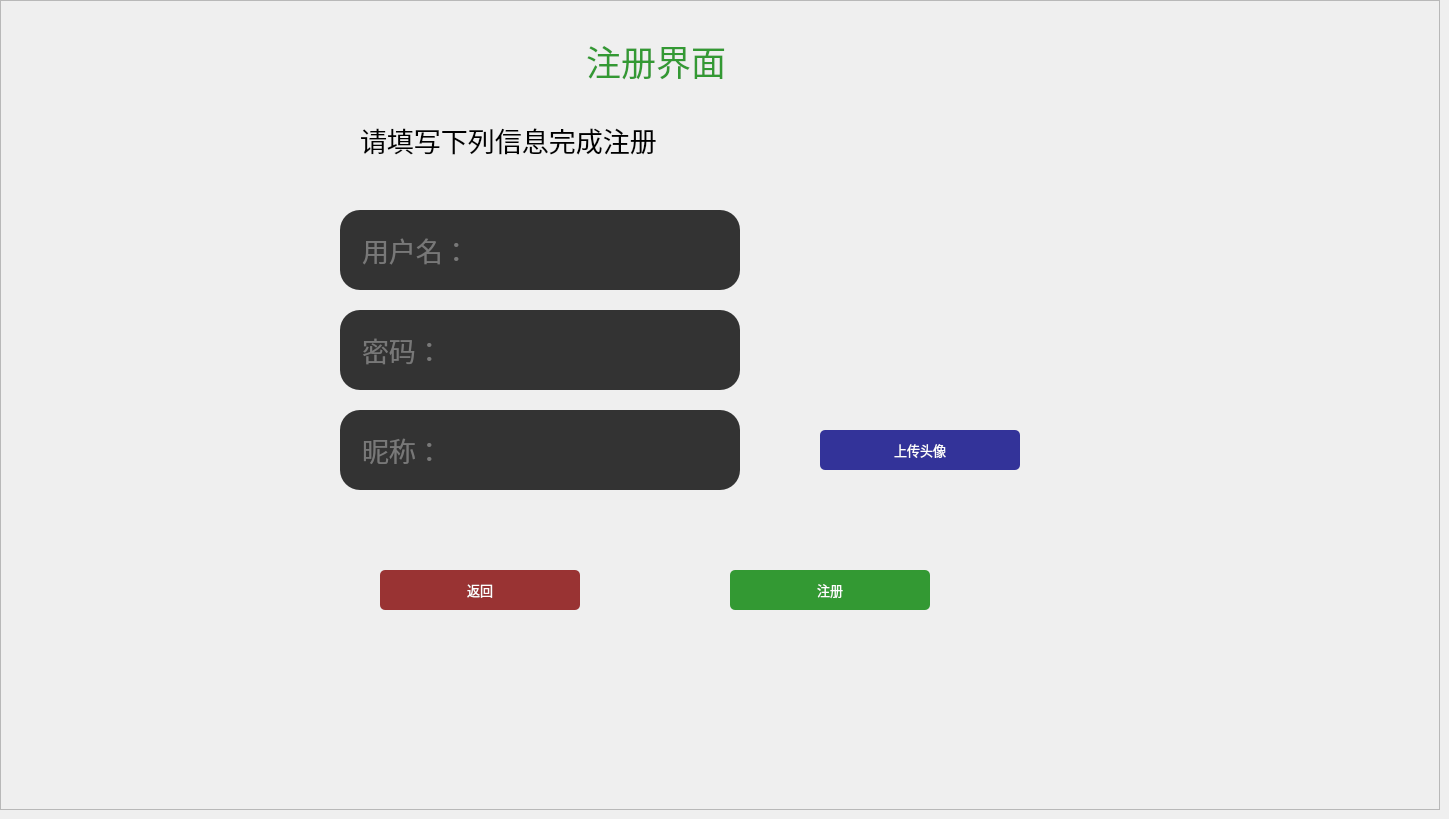
       <widget class="QWidget" name="RegisterPage">
        <widget class="QFrame" name="frame_3">
         <property name="geometry">
          <rect>
           <x>0</x>
           <y>0</y>
           <width>1440</width>
           <height>810</height>
          </rect>
         </property>
         <property name="font">
          <font>
           <pointsize>20</pointsize>
          </font>
         </property>
         <property name="styleSheet">
          <string notr="true">
color: rgb(0, 0, 0);</string>
         </property>
         <property name="frameShape">
          <enum>QFrame::StyledPanel</enum>
         </property>
         <property name="frameShadow">
          <enum>QFrame::Raised</enum>
         </property>
         <widget class="QLabel" name="label_2">
          <property name="geometry">
           <rect>
            <x>540</x>
            <y>40</y>
            <width>223</width>
            <height>41</height>
           </rect>
          </property>
          <property name="font">
           <font>
            <family>Droid Sans</family>
            <pointsize>-1</pointsize>
           </font>
          </property>
          <property name="styleSheet">
           <string notr="true">text-align: center;
color: #393;
margin: 0 auto;
font-size: 35px;
font-family: 'Droid Sans';</string>
          </property>
          <property name="text">
           <string>注册界面</string>
          </property>
         </widget>
         <widget class="QLineEdit" name="uBox">
          <property name="geometry">
           <rect>
            <x>340</x>
            <y>210</y>
            <width>400</width>
            <height>80</height>
           </rect>
          </property>
          <property name="palette">
           <palette>
            <active>
             <colorrole role="WindowText">
              <brush brushstyle="SolidPattern">
               <color alpha="255">
                <red>190</red>
                <green>190</green>
                <blue>190</blue>
               </color>
              </brush>
             </colorrole>
             <colorrole role="Button">
              <brush brushstyle="SolidPattern">
               <color alpha="255">
                <red>51</red>
                <green>51</green>
                <blue>51</blue>
               </color>
              </brush>
             </colorrole>
             <colorrole role="Text">
              <brush brushstyle="SolidPattern">
               <color alpha="255">
                <red>190</red>
                <green>190</green>
                <blue>190</blue>
               </color>
              </brush>
             </colorrole>
             <colorrole role="ButtonText">
              <brush brushstyle="SolidPattern">
               <color alpha="255">
                <red>190</red>
                <green>190</green>
                <blue>190</blue>
               </color>
              </brush>
             </colorrole>
             <colorrole role="Base">
              <brush brushstyle="SolidPattern">
               <color alpha="255">
                <red>51</red>
                <green>51</green>
                <blue>51</blue>
               </color>
              </brush>
             </colorrole>
             <colorrole role="Window">
              <brush brushstyle="SolidPattern">
               <color alpha="255">
                <red>51</red>
                <green>51</green>
                <blue>51</blue>
               </color>
              </brush>
             </colorrole>
             <colorrole role="PlaceholderText">
              <brush brushstyle="NoBrush">
               <color alpha="128">
                <red>190</red>
                <green>190</green>
                <blue>190</blue>
               </color>
              </brush>
             </colorrole>
            </active>
            <inactive>
             <colorrole role="WindowText">
              <brush brushstyle="SolidPattern">
               <color alpha="255">
                <red>190</red>
                <green>190</green>
                <blue>190</blue>
               </color>
              </brush>
             </colorrole>
             <colorrole role="Button">
              <brush brushstyle="SolidPattern">
               <color alpha="255">
                <red>51</red>
                <green>51</green>
                <blue>51</blue>
               </color>
              </brush>
             </colorrole>
             <colorrole role="Text">
              <brush brushstyle="SolidPattern">
               <color alpha="255">
                <red>190</red>
                <green>190</green>
                <blue>190</blue>
               </color>
              </brush>
             </colorrole>
             <colorrole role="ButtonText">
              <brush brushstyle="SolidPattern">
               <color alpha="255">
                <red>190</red>
                <green>190</green>
                <blue>190</blue>
               </color>
              </brush>
             </colorrole>
             <colorrole role="Base">
              <brush brushstyle="SolidPattern">
               <color alpha="255">
                <red>51</red>
                <green>51</green>
                <blue>51</blue>
               </color>
              </brush>
             </colorrole>
             <colorrole role="Window">
              <brush brushstyle="SolidPattern">
               <color alpha="255">
                <red>51</red>
                <green>51</green>
                <blue>51</blue>
               </color>
              </brush>
             </colorrole>
             <colorrole role="PlaceholderText">
              <brush brushstyle="NoBrush">
               <color alpha="128">
                <red>190</red>
                <green>190</green>
                <blue>190</blue>
               </color>
              </brush>
             </colorrole>
            </inactive>
            <disabled>
             <colorrole role="WindowText">
              <brush brushstyle="SolidPattern">
               <color alpha="255">
                <red>190</red>
                <green>190</green>
                <blue>190</blue>
               </color>
              </brush>
             </colorrole>
             <colorrole role="Button">
              <brush brushstyle="SolidPattern">
               <color alpha="255">
                <red>51</red>
                <green>51</green>
                <blue>51</blue>
               </color>
              </brush>
             </colorrole>
             <colorrole role="Text">
              <brush brushstyle="SolidPattern">
               <color alpha="255">
                <red>190</red>
                <green>190</green>
                <blue>190</blue>
               </color>
              </brush>
             </colorrole>
             <colorrole role="ButtonText">
              <brush brushstyle="SolidPattern">
               <color alpha="255">
                <red>190</red>
                <green>190</green>
                <blue>190</blue>
               </color>
              </brush>
             </colorrole>
             <colorrole role="Base">
              <brush brushstyle="SolidPattern">
               <color alpha="255">
                <red>51</red>
                <green>51</green>
                <blue>51</blue>
               </color>
              </brush>
             </colorrole>
             <colorrole role="Window">
              <brush brushstyle="SolidPattern">
               <color alpha="255">
                <red>51</red>
                <green>51</green>
                <blue>51</blue>
               </color>
              </brush>
             </colorrole>
             <colorrole role="PlaceholderText">
              <brush brushstyle="NoBrush">
               <color alpha="128">
                <red>190</red>
                <green>190</green>
                <blue>190</blue>
               </color>
              </brush>
             </colorrole>
            </disabled>
           </palette>
          </property>
          <property name="font">
           <font>
            <pointsize>20</pointsize>
            <kerning>true</kerning>
           </font>
          </property>
          <property name="layoutDirection">
           <enum>Qt::LeftToRight</enum>
          </property>
          <property name="styleSheet">
           <string notr="true">padding-left: 20px;
padding-right: 20px;
border-radius: 20px;
background: #333;
color: rgb(190, 190, 190);</string>
          </property>
          <property name="text">
           <string/>
          </property>
          <property name="frame">
           <bool>false</bool>
          </property>
          <property name="cursorPosition">
           <number>0</number>
          </property>
          <property name="placeholderText">
           <string>用户名：</string>
          </property>
         </widget>
         <widget class="QLineEdit" name="pBox">
          <property name="geometry">
           <rect>
            <x>340</x>
            <y>310</y>
            <width>400</width>
            <height>80</height>
           </rect>
          </property>
          <property name="palette">
           <palette>
            <active>
             <colorrole role="WindowText">
              <brush brushstyle="SolidPattern">
               <color alpha="255">
                <red>190</red>
                <green>190</green>
                <blue>190</blue>
               </color>
              </brush>
             </colorrole>
             <colorrole role="Button">
              <brush brushstyle="SolidPattern">
               <color alpha="255">
                <red>51</red>
                <green>51</green>
                <blue>51</blue>
               </color>
              </brush>
             </colorrole>
             <colorrole role="Text">
              <brush brushstyle="SolidPattern">
               <color alpha="255">
                <red>190</red>
                <green>190</green>
                <blue>190</blue>
               </color>
              </brush>
             </colorrole>
             <colorrole role="ButtonText">
              <brush brushstyle="SolidPattern">
               <color alpha="255">
                <red>190</red>
                <green>190</green>
                <blue>190</blue>
               </color>
              </brush>
             </colorrole>
             <colorrole role="Base">
              <brush brushstyle="SolidPattern">
               <color alpha="255">
                <red>51</red>
                <green>51</green>
                <blue>51</blue>
               </color>
              </brush>
             </colorrole>
             <colorrole role="Window">
              <brush brushstyle="SolidPattern">
               <color alpha="255">
                <red>51</red>
                <green>51</green>
                <blue>51</blue>
               </color>
              </brush>
             </colorrole>
             <colorrole role="PlaceholderText">
              <brush brushstyle="NoBrush">
               <color alpha="128">
                <red>190</red>
                <green>190</green>
                <blue>190</blue>
               </color>
              </brush>
             </colorrole>
            </active>
            <inactive>
             <colorrole role="WindowText">
              <brush brushstyle="SolidPattern">
               <color alpha="255">
                <red>190</red>
                <green>190</green>
                <blue>190</blue>
               </color>
              </brush>
             </colorrole>
             <colorrole role="Button">
              <brush brushstyle="SolidPattern">
               <color alpha="255">
                <red>51</red>
                <green>51</green>
                <blue>51</blue>
               </color>
              </brush>
             </colorrole>
             <colorrole role="Text">
              <brush brushstyle="SolidPattern">
               <color alpha="255">
                <red>190</red>
                <green>190</green>
                <blue>190</blue>
               </color>
              </brush>
             </colorrole>
             <colorrole role="ButtonText">
              <brush brushstyle="SolidPattern">
               <color alpha="255">
                <red>190</red>
                <green>190</green>
                <blue>190</blue>
               </color>
              </brush>
             </colorrole>
             <colorrole role="Base">
              <brush brushstyle="SolidPattern">
               <color alpha="255">
                <red>51</red>
                <green>51</green>
                <blue>51</blue>
               </color>
              </brush>
             </colorrole>
             <colorrole role="Window">
              <brush brushstyle="SolidPattern">
               <color alpha="255">
                <red>51</red>
                <green>51</green>
                <blue>51</blue>
               </color>
              </brush>
             </colorrole>
             <colorrole role="PlaceholderText">
              <brush brushstyle="NoBrush">
               <color alpha="128">
                <red>190</red>
                <green>190</green>
                <blue>190</blue>
               </color>
              </brush>
             </colorrole>
            </inactive>
            <disabled>
             <colorrole role="WindowText">
              <brush brushstyle="SolidPattern">
               <color alpha="255">
                <red>190</red>
                <green>190</green>
                <blue>190</blue>
               </color>
              </brush>
             </colorrole>
             <colorrole role="Button">
              <brush brushstyle="SolidPattern">
               <color alpha="255">
                <red>51</red>
                <green>51</green>
                <blue>51</blue>
               </color>
              </brush>
             </colorrole>
             <colorrole role="Text">
              <brush brushstyle="SolidPattern">
               <color alpha="255">
                <red>190</red>
                <green>190</green>
                <blue>190</blue>
               </color>
              </brush>
             </colorrole>
             <colorrole role="ButtonText">
              <brush brushstyle="SolidPattern">
               <color alpha="255">
                <red>190</red>
                <green>190</green>
                <blue>190</blue>
               </color>
              </brush>
             </colorrole>
             <colorrole role="Base">
              <brush brushstyle="SolidPattern">
               <color alpha="255">
                <red>51</red>
                <green>51</green>
                <blue>51</blue>
               </color>
              </brush>
             </colorrole>
             <colorrole role="Window">
              <brush brushstyle="SolidPattern">
               <color alpha="255">
                <red>51</red>
                <green>51</green>
                <blue>51</blue>
               </color>
              </brush>
             </colorrole>
             <colorrole role="PlaceholderText">
              <brush brushstyle="NoBrush">
               <color alpha="128">
                <red>190</red>
                <green>190</green>
                <blue>190</blue>
               </color>
              </brush>
             </colorrole>
            </disabled>
           </palette>
          </property>
          <property name="font">
           <font>
            <pointsize>20</pointsize>
            <kerning>true</kerning>
           </font>
          </property>
          <property name="layoutDirection">
           <enum>Qt::LeftToRight</enum>
          </property>
          <property name="styleSheet">
           <string notr="true">padding-left: 20px;
padding-right: 20px;
border-radius: 20px;
background: #333;
color: rgb(190, 190, 190);</string>
          </property>
          <property name="inputMethodHints">
           <set>Qt::ImhNone</set>
          </property>
          <property name="inputMask">
           <string/>
          </property>
          <property name="text">
           <string/>
          </property>
          <property name="frame">
           <bool>false</bool>
          </property>
          <property name="cursorPosition">
           <number>0</number>
          </property>
          <property name="placeholderText">
           <string>密码：</string>
          </property>
         </widget>
         <widget class="QPushButton" name="completeRegisterButton">
          <property name="geometry">
           <rect>
            <x>730</x>
            <y>570</y>
            <width>200</width>
            <height>40</height>
           </rect>
          </property>
          <property name="font">
           <font>
            <pointsize>10</pointsize>
           </font>
          </property>
          <property name="styleSheet">
           <string notr="true">Padding: 1px;
Border-radius: 5px;
Background: #393;
Color: #fefefe;</string>
          </property>
          <property name="text">
           <string>注册</string>
          </property>
         </widget>
         <widget class="QLineEdit" name="eBox">
          <property name="geometry">
           <rect>
            <x>340</x>
            <y>410</y>
            <width>400</width>
            <height>80</height>
           </rect>
          </property>
          <property name="palette">
           <palette>
            <active>
             <colorrole role="WindowText">
              <brush brushstyle="SolidPattern">
               <color alpha="255">
                <red>190</red>
                <green>190</green>
                <blue>190</blue>
               </color>
              </brush>
             </colorrole>
             <colorrole role="Button">
              <brush brushstyle="SolidPattern">
               <color alpha="255">
                <red>51</red>
                <green>51</green>
                <blue>51</blue>
               </color>
              </brush>
             </colorrole>
             <colorrole role="Text">
              <brush brushstyle="SolidPattern">
               <color alpha="255">
                <red>190</red>
                <green>190</green>
                <blue>190</blue>
               </color>
              </brush>
             </colorrole>
             <colorrole role="ButtonText">
              <brush brushstyle="SolidPattern">
               <color alpha="255">
                <red>190</red>
                <green>190</green>
                <blue>190</blue>
               </color>
              </brush>
             </colorrole>
             <colorrole role="Base">
              <brush brushstyle="SolidPattern">
               <color alpha="255">
                <red>51</red>
                <green>51</green>
                <blue>51</blue>
               </color>
              </brush>
             </colorrole>
             <colorrole role="Window">
              <brush brushstyle="SolidPattern">
               <color alpha="255">
                <red>51</red>
                <green>51</green>
                <blue>51</blue>
               </color>
              </brush>
             </colorrole>
             <colorrole role="PlaceholderText">
              <brush brushstyle="NoBrush">
               <color alpha="128">
                <red>190</red>
                <green>190</green>
                <blue>190</blue>
               </color>
              </brush>
             </colorrole>
            </active>
            <inactive>
             <colorrole role="WindowText">
              <brush brushstyle="SolidPattern">
               <color alpha="255">
                <red>190</red>
                <green>190</green>
                <blue>190</blue>
               </color>
              </brush>
             </colorrole>
             <colorrole role="Button">
              <brush brushstyle="SolidPattern">
               <color alpha="255">
                <red>51</red>
                <green>51</green>
                <blue>51</blue>
               </color>
              </brush>
             </colorrole>
             <colorrole role="Text">
              <brush brushstyle="SolidPattern">
               <color alpha="255">
                <red>190</red>
                <green>190</green>
                <blue>190</blue>
               </color>
              </brush>
             </colorrole>
             <colorrole role="ButtonText">
              <brush brushstyle="SolidPattern">
               <color alpha="255">
                <red>190</red>
                <green>190</green>
                <blue>190</blue>
               </color>
              </brush>
             </colorrole>
             <colorrole role="Base">
              <brush brushstyle="SolidPattern">
               <color alpha="255">
                <red>51</red>
                <green>51</green>
                <blue>51</blue>
               </color>
              </brush>
             </colorrole>
             <colorrole role="Window">
              <brush brushstyle="SolidPattern">
               <color alpha="255">
                <red>51</red>
                <green>51</green>
                <blue>51</blue>
               </color>
              </brush>
             </colorrole>
             <colorrole role="PlaceholderText">
              <brush brushstyle="NoBrush">
               <color alpha="128">
                <red>190</red>
                <green>190</green>
                <blue>190</blue>
               </color>
              </brush>
             </colorrole>
            </inactive>
            <disabled>
             <colorrole role="WindowText">
              <brush brushstyle="SolidPattern">
               <color alpha="255">
                <red>190</red>
                <green>190</green>
                <blue>190</blue>
               </color>
              </brush>
             </colorrole>
             <colorrole role="Button">
              <brush brushstyle="SolidPattern">
               <color alpha="255">
                <red>51</red>
                <green>51</green>
                <blue>51</blue>
               </color>
              </brush>
             </colorrole>
             <colorrole role="Text">
              <brush brushstyle="SolidPattern">
               <color alpha="255">
                <red>190</red>
                <green>190</green>
                <blue>190</blue>
               </color>
              </brush>
             </colorrole>
             <colorrole role="ButtonText">
              <brush brushstyle="SolidPattern">
               <color alpha="255">
                <red>190</red>
                <green>190</green>
                <blue>190</blue>
               </color>
              </brush>
             </colorrole>
             <colorrole role="Base">
              <brush brushstyle="SolidPattern">
               <color alpha="255">
                <red>51</red>
                <green>51</green>
                <blue>51</blue>
               </color>
              </brush>
             </colorrole>
             <colorrole role="Window">
              <brush brushstyle="SolidPattern">
               <color alpha="255">
                <red>51</red>
                <green>51</green>
                <blue>51</blue>
               </color>
              </brush>
             </colorrole>
             <colorrole role="PlaceholderText">
              <brush brushstyle="NoBrush">
               <color alpha="128">
                <red>190</red>
                <green>190</green>
                <blue>190</blue>
               </color>
              </brush>
             </colorrole>
            </disabled>
           </palette>
          </property>
          <property name="font">
           <font>
            <pointsize>20</pointsize>
            <kerning>true</kerning>
           </font>
          </property>
          <property name="layoutDirection">
           <enum>Qt::LeftToRight</enum>
          </property>
          <property name="styleSheet">
           <string notr="true">padding-left: 20px;
padding-right: 20px;
border-radius: 20px;
background: #333;
color: rgb(190, 190, 190);</string>
          </property>
          <property name="inputMethodHints">
           <set>Qt::ImhNone</set>
          </property>
          <property name="inputMask">
           <string/>
          </property>
          <property name="text">
           <string/>
          </property>
          <property name="frame">
           <bool>false</bool>
          </property>
          <property name="cursorPosition">
           <number>0</number>
          </property>
          <property name="placeholderText">
           <string>昵称：</string>
          </property>
         </widget>
         <widget class="QPushButton" name="backToLoginPageButton">
          <property name="geometry">
           <rect>
            <x>380</x>
            <y>570</y>
            <width>200</width>
            <height>40</height>
           </rect>
          </property>
          <property name="font">
           <font>
            <pointsize>10</pointsize>
           </font>
          </property>
          <property name="styleSheet">
           <string notr="true">Padding: 1px;
Border-radius: 5px;
Background: #933;
Color: #fefefe;</string>
          </property>
          <property name="text">
           <string>返回</string>
          </property>
         </widget>
         <widget class="QLabel" name="regLabel">
          <property name="geometry">
           <rect>
            <x>360</x>
            <y>120</y>
            <width>800</width>
            <height>40</height>
           </rect>
          </property>
          <property name="font">
           <font>
            <pointsize>20</pointsize>
           </font>
          </property>
          <property name="styleSheet">
           <string notr="true">
color: rgb(0, 0, 0);</string>
          </property>
          <property name="text">
           <string>请填写下列信息完成注册</string>
          </property>
         </widget>
         <widget class="QLabel" name="rpLabel">
          <property name="geometry">
           <rect>
            <x>850</x>
            <y>230</y>
            <width>128</width>
            <height>128</height>
           </rect>
          </property>
          <property name="styleSheet">
           <string notr="true">
background-image: url(:/image/user.png);</string>
          </property>
          <property name="text">
           <string/>
          </property>
         </widget>
         <widget class="QPushButton" name="uploadButton">
          <property name="geometry">
           <rect>
            <x>820</x>
            <y>430</y>
            <width>200</width>
            <height>40</height>
           </rect>
          </property>
          <property name="font">
           <font>
            <pointsize>10</pointsize>
           </font>
          </property>
          <property name="styleSheet">
           <string notr="true">Padding: 1px;
Border-radius: 5px;
Background: #339;
Color: #fefefe;</string>
          </property>
          <property name="text">
           <string>上传头像</string>
          </property>
         </widget>
        </widget>
       </widget>
